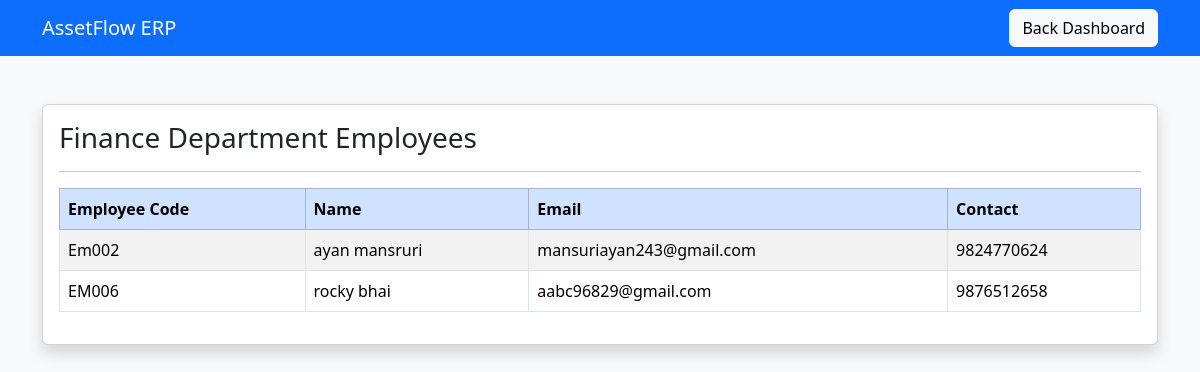
Page /department-employees/ (signed in) on the committed database.
### myappp/models.py (models this page shows, shortened)
class Department(models.Model):
    department_name = models.CharField(max_length=100, unique=True)
    parent_department = models.ForeignKey(
        'self',
        on_delete=models.SET_NULL,
        null=True,
        blank=True,
        related_name='sub_departments'
    )
    status = models.BooleanField(default=True)
    created_at = models.DateTimeField(auto_now_add=True)
    class Meta:
        db_table = "department"

class Employee(models.Model):
    user = models.ForeignKey(
        User,
        on_delete=models.CASCADE,
        related_name='employee_details'
    )
    department = models.ForeignKey(
        Department,
        on_delete=models.SET_NULL,
        null=True,
        blank=True,
        related_name='employees'
    )
    employee_code = models.CharField(max_length=20, unique=True)
    first_name = models.CharField(max_length=30)
    last_name = models.CharField(
        max_length=30,
        blank=True,
        null=True
    )
    contact_no = models.CharField(
        max_length=15,
        blank=True,
        null=True
    )
    profile_pic = models.FileField(
        upload_to='profile/',
        default='profile/default.png',
        blank=True,
        null=True
    )
    created_at = models.DateTimeField(auto_now_add=True)
    class Meta:
        db_table = "employee"

class User(models.Model):
    ROLE_CHOICES = (
        ('ADMIN', 'Admin'),
        ('ASSET_MANAGER', 'Asset Manager'),
        ('DEPARTMENT_HEAD', 'Department Head'),
        ('EMPLOYEE', 'Employee'),
    )
    STATUS_CHOICES = (
        ('ACTIVE', 'Active'),
        ('INACTIVE', 'Inactive'),
    )
    email = models.EmailField(max_length=50, unique=True)
    password = models.CharField(max_length=30)
    role = models.CharField(max_length=30, choices=ROLE_CHOICES)
    otp = models.IntegerField(default=1234)
    status = models.CharField(
        max_length=20,
        choices=STATUS_CHOICES,
        default='ACTIVE'
    )
    created_at = models.DateTimeField(auto_now_add=True)
    class Meta:
        db_table = "user"

### myappp/views.py (the view)
def department_employees(request):
    if 'uid' not in request.session:
        return redirect("login")
    user = User.objects.get(
        id=request.session['uid']
    )
    head = Employee.objects.get(
        user=user
    )
    employees = Employee.objects.filter(
        department=head.department
    )
    context = {
        "employees":employees,
        "department":head.department
    }
    return render(
        request,
        "myapp/department_employees.html",
        context
    )

### myappp/templates/myapp/department_employees.html (shortened to what this page needs)
<!DOCTYPE html>
<html>
<head>
<link href="https://cdn.jsdelivr.net/npm/bootstrap@5.3.3/dist/css/bootstrap.min.css" rel="stylesheet">
</head>
<body class="bg-light">
<nav class="navbar navbar-dark bg-primary">
<div class="container">
<span class="navbar-brand">
AssetFlow ERP
</span>
<a href="{% url 'department_head_dashboard' %}"
class="btn btn-light">
Back Dashboard
</a>
</div>
</nav>
<div class="container mt-5">
<div class="card shadow">
<div class="card-body">
<h3>
{{department.department_name}} Department Employees
</h3>
<hr>
<table class="table table-bordered table-striped">
<thead class="table-primary">
<tr>
<th>
Employee Code
</th>
<th>
Name
</th>
<th>
Email
</th>
<th>
Contact
</th>
</tr>
</thead>
<tbody>
{% for emp in employees %}
<tr>
<td>
{{emp.employee_code}}
</td>
<td>
{{emp.first_name}} {{emp.last_name}}
</td>
<td>
{{emp.user.email}}
</td>
<td>
{{emp.contact_no}}
</td>
</tr>
{% empty %}
<tr>
<td colspan="4" class="text-center">
No Employees Found
</td>
</tr>
{% endfor %}
</tbody>
</table>
</div>
</div>
</div>
</body>
</html>

### rows in the picture
Department: department_name "Finance"
Employee: employee_code "Em002", first_name "ayan", last_name "mansruri", user.email "mansuriayan243@gmail.com", contact_no "9824770624"
Employee: employee_code "EM006", first_name "rocky", last_name "bhai", user.email "aabc96829@gmail.com", contact_no "9876512658"
